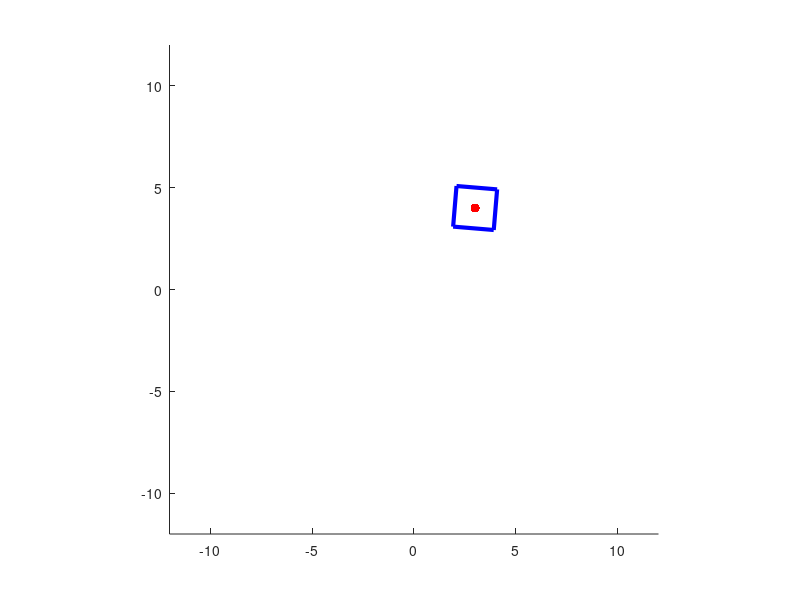

The MATLAB source for this figure:

close all;
clear all;

% A 2D polygon: square of 2 by 2 units.
p = [-1 1 1 -1 -1 ; -1 -1 1 1 -1];

% Points in p are to be in homogeneous coordinates.
p(3,:) = 1;

% Set up axes for plotting our animation.
figure;
hold on;
axis equal;

% The square should rotate about this point.
x1=3;
x2=4;
point = [x1; x2];

for theta = 0:0.1:2 * pi

    % Set up matrix R to be a rotation transformation
    % (anticlockwise about origin by angle theta).
    R = [cos(theta) -sin(theta) 0; sin(theta) cos(theta) 0; 0 0 1];
    
    %translate centre of rotation to origin
    T = [1 0 -x1; 0 1 -x2; 0 0 1];
    Y=T';
    
    %transfer centre of rotation back
    TT=[1 0 x1; 0 1 x2; 0 0 1];
    
    % Perform the transform R.
    pprime = (TT* R ) * p;
    %pprime = R * p;
    
    % Divide by homogeneous coordinate.
    pprime(1,:) = pprime(1,:) ./ pprime(3,:);
    pprime(2,:) = pprime(2,:) ./ pprime(3,:);
    
    % Plot polygon in pprime in blue, point in red.
    cla; % clear axes
    plot(pprime(1,:), pprime(2,:), 'b', 'LineWidth', 3);
    plot(point(1), point(2), 'r.', 'MarkerSize', 20);
    axis([-12 12 -12 12]);
    drawnow;
    
end